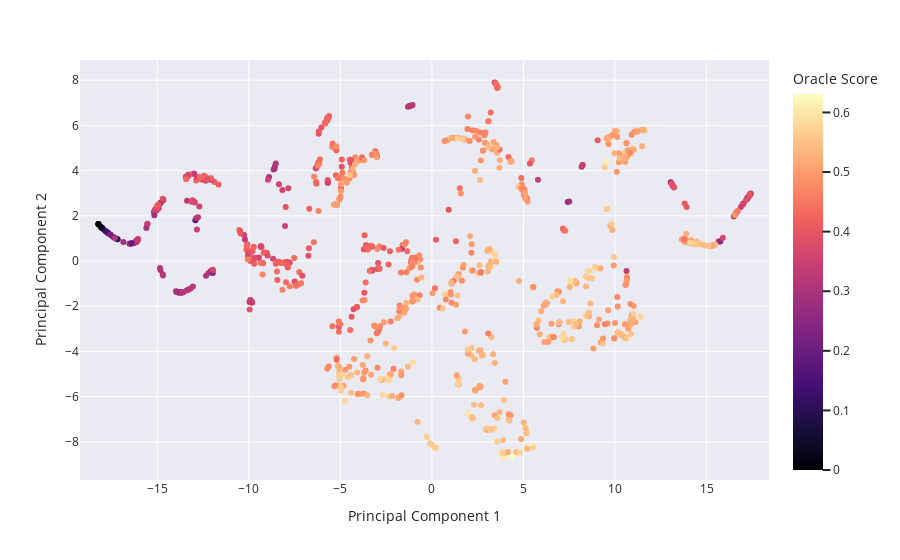
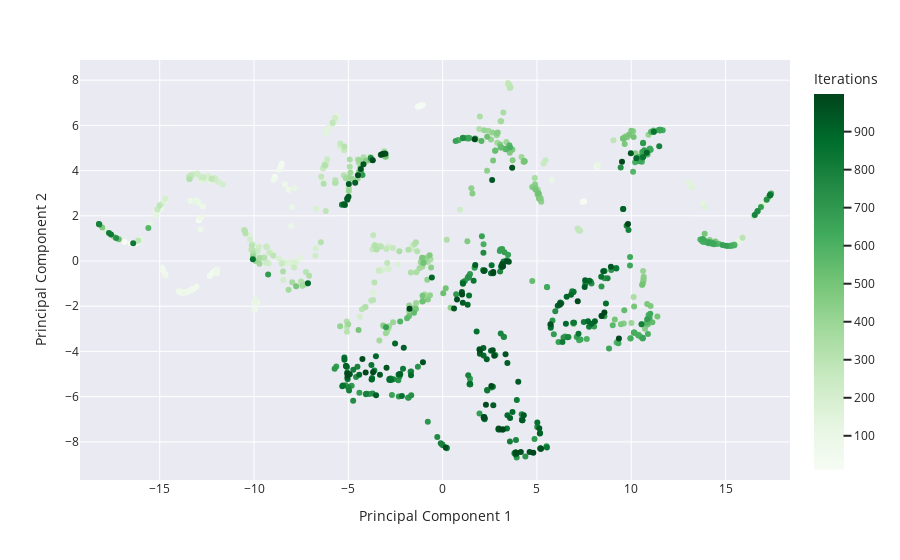

The cell these charts' notebook holds for them, in order:
### Code cell
reduced_data = tsne_df(list(buffer_df["kernel_data"]), output_dims=2)
df = buffer_df.join(pd.DataFrame(reduced_data))

# Adding one to the min and max values to make the graph look better
min_component_1 = min(df["Component 1"]) -1
max_component_1 = max(df["Component 1"]) +1
min_component_2 = min(df["Component 2"]) -1
max_component_2 = max(df["Component 2"]) +1

# Filter out the rows according to the min and max iteration slider
df = df[(df["iteration"] >= min_iteration_slider) & (df["iteration"] <= max_iteration_slider)]

# Filter out the rows according to the min and max oracle slider
df = df[(df["oracle_score"] >= min_oracle_score_slider) & (df["oracle_score"] <= max_oracle_score_slider)]

labels_dict = {
    "Component 1": "Principal Component 1",  # New label for x-axis
    "Component 2": "Principal Component 2",  # New label for y-axis
    "oracle_score": "Oracle Score",  # New label for color scale
    # If "iteration" is also a column and you want to rename it, add it here
    "iteration": "Iterations"
}

fig = px.scatter(df, x="Component 1", y="Component 2", 
                    color="oracle_score",
                    range_x=[min_component_1, max_component_1],
                    range_y=[min_component_2, max_component_2],
                    color_continuous_scale="Magma",
                    labels=labels_dict)

fig.update_layout(template="seaborn")
fig.show()

fig2 = px.scatter(df, x="Component 1", y="Component 2", 
                    color="iteration",
                    range_x=[min_component_1, max_component_1],
                    range_y=[min_component_2, max_component_2],
                    color_continuous_scale="Greens",
                    labels=labels_dict)

fig2.update_layout(template="seaborn")
# Customize the color bar's tick marks
fig2.update_traces(marker=dict(
    cmax=1000,
    cmin=0,
    colorbar=dict(
        tickvals=[0, 200, 400, 600, 800, 1000],
        ticktext=['0', '200', '400', '600', '800', '1000']
    )
))

fig2.show()

### Figure 1 — Plotly figure (JSON) as saved in the notebook; plotly's stock layout.template omitted (floating-point values rounded to 4 significant figures; data arrays with more than 128 entries replaced by an {"elided": "..."} marker saying what was removed)
{"data": [{"hovertemplate": "Principal Component 1=%{x}<br>Principal Component 2=%{y}<br>Oracle Score=%{marker.color}<extra></extra>", "legendgroup": "", "marker": {"color": {"elided": "990 float values"}, "coloraxis": "coloraxis", "symbol": "circle"}, "mode": "markers", "name": "", "orientation": "v", "showlegend": false, "type": "scatter", "x": {"elided": "990 float values"}, "xaxis": "x", "y": {"elided": "990 float values"}, "yaxis": "y"}], "layout": {"coloraxis": {"colorbar": {"title": {"text": "Oracle Score"}}, "colorscale": [[0, "#000004"], [0.1111, "#180f3d"], [0.2222, "#440f76"], [0.3333, "#721f81"], [0.4444, "#9e2f7f"], [0.5556, "#cd4071"], [0.6667, "#f1605d"], [0.7778, "#fd9668"], [0.8889, "#feca8d"], [1, "#fcfdbf"]]}, "legend": {"tracegroupgap": 0}, "margin": {"t": 60}, "xaxis": {"anchor": "y", "domain": [0, 1], "range": [-19.23, 18.41], "title": {"text": "Principal Component 1"}}, "yaxis": {"anchor": "x", "domain": [0, 1], "range": [-9.688, 8.893], "title": {"text": "Principal Component 2"}}}}

### Figure 2 — Plotly figure (JSON) as saved in the notebook; plotly's stock layout.template omitted (floating-point values rounded to 4 significant figures; data arrays with more than 128 entries replaced by an {"elided": "..."} marker saying what was removed)
{"data": [{"hovertemplate": "Principal Component 1=%{x}<br>Principal Component 2=%{y}<br>Iterations=%{marker.color}<extra></extra>", "legendgroup": "", "marker": {"cmax": 1000, "cmin": 0, "color": {"elided": "990 int values"}, "coloraxis": "coloraxis", "colorbar": {"ticktext": ["0", "200", "400", "600", "800", "1000"], "tickvals": [0, 200, 400, 600, 800, 1000]}, "symbol": "circle"}, "mode": "markers", "name": "", "orientation": "v", "showlegend": false, "type": "scatter", "x": {"elided": "990 float values"}, "xaxis": "x", "y": {"elided": "990 float values"}, "yaxis": "y"}], "layout": {"coloraxis": {"colorbar": {"title": {"text": "Iterations"}}, "colorscale": [[0, "rgb(247,252,245)"], [0.125, "rgb(229,245,224)"], [0.25, "rgb(199,233,192)"], [0.375, "rgb(161,217,155)"], [0.5, "rgb(116,196,118)"], [0.625, "rgb(65,171,93)"], [0.75, "rgb(35,139,69)"], [0.875, "rgb(0,109,44)"], [1, "rgb(0,68,27)"]]}, "legend": {"tracegroupgap": 0}, "margin": {"t": 60}, "xaxis": {"anchor": "y", "domain": [0, 1], "range": [-19.23, 18.41], "title": {"text": "Principal Component 1"}}, "yaxis": {"anchor": "x", "domain": [0, 1], "range": [-9.688, 8.893], "title": {"text": "Principal Component 2"}}}}
